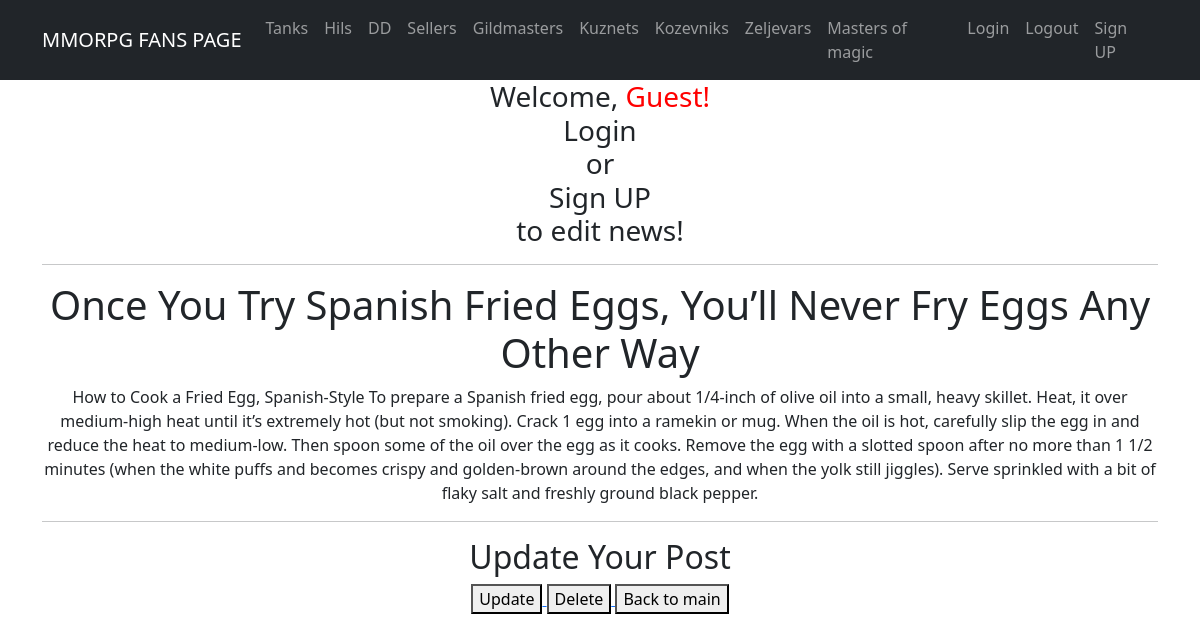
The app's page /posts/7/, older data.
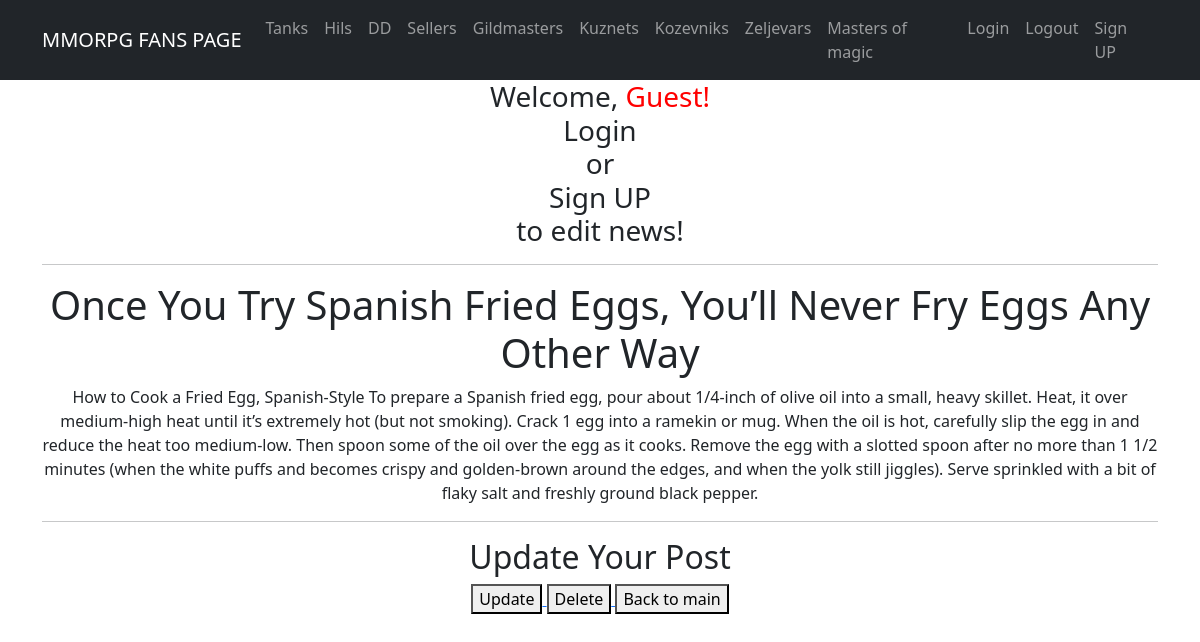
The same page, newer data.
### app/models.py (models this page shows, shortened)
class Post(models.Model):
    name = models.CharField(max_length=150, unique=True)
    description = models.TextField()
    published_date = models.DateTimeField(default=timezone.now)
    author = models.ForeignKey(User, on_delete=models.CASCADE, related_name='posts')
    categories = models.ManyToManyField(Category, related_name='posts')

### app/views.py (the view)
# urls.py: path('posts/<int:pk>/', PostDetail.as_view(), name='post_detail'),
class PostDetail(DetailView):
    model = Post
    template_name = 'post_detail.html'
    context_object_name = 'post_detail'

### templates/post_detail.html (shortened to what this page needs)
{% extends 'flatpages/default.html' %}
{% block content %}
<h1>{{ post_detail.name }}</h1>
<p>{{ post_detail.description }}</p>
<hr>
<h2>Update Your Post</h2>
<a href="{% url 'post_update' pk=post_detail.pk %}">
    <button type="button">Update</button>
</a>
<a href="{% url 'post_delete' pk=post_detail.pk %}">
    <button type="button">Delete</button>
</a>
<a href="{% url 'post_list' %}">
    <button type="button">Back to main</button>
</a>
{% endblock content %}

### templates/flatpages/default.html (shortened to what this page needs)
<!DOCTYPE html>
<html lang="en">
    <head>
        {% load static %}
        <link href="{% static 'css/styles.css' %}" rel="stylesheet" />
    </head>
    <body>
        <nav class="navbar navbar-expand-lg navbar-dark bg-dark static-top">
            <div class="container">
                <a class="navbar-brand" href="{% url 'post_list' %}">MMORPG FANS PAGE</a>
                <div class="collapse navbar-collapse" id="navbarResponsive">
                    <ul class="navbar-nav ml-auto">
                        <li class="nav-item"><a class="nav-link" href="{% url 'posts_by_category' category_name='Tanks' %}">Tanks</a></li>
                        <li class="nav-item"><a class="nav-link" href="{% url 'posts_by_category' category_name='Hils' %}">Hils</a></li>
                        <li class="nav-item"><a class="nav-link" href="{% url 'posts_by_category' category_name='DD' %}">DD</a></li>
                        <li class="nav-item"><a class="nav-link" href="{% url 'posts_by_category' category_name='Sellers' %}"#>Sellers</a></li>
                        <li class="nav-item"><a class="nav-link" href="{% url 'posts_by_category' category_name='Gildmasters' %}">Gildmasters</a></li>
                        <li class="nav-item"><a class="nav-link" href="{% url 'posts_by_category' category_name='Kuznets' %}">Kuznets</a></li>
                        <li class="nav-item"><a class="nav-link" href="{% url 'posts_by_category' category_name='Kozevniks' %}">Kozevniks</a></li>
                        <li class="nav-item"><a class="nav-link" href="{% url 'posts_by_category' category_name='Zeljevars' %}">Zeljevars</a></li>
                        <li class="nav-item"><a class="nav-link" href="{% url 'posts_by_category' category_name='Masters of magic' %}">Masters of magic</a></li>
                        <li class="nav-item"><a class="nav-link" href="{% url 'account_login' %}">Login</a></li>
                        <li class="nav-item"><a class="nav-link" href="{% url 'account_logout' %}">Logout</a></li>
                        <li class="nav-item"><a class="nav-link" href="{% url 'account_signup' %}">Sign UP</a></li>
                    </ul>
                </div>
            </div>
        </nav>
        <div class="container">
            <div class="row">
                <div class="col-lg-12 text-center">
                    <h3>Welcome, {% if user.is_authenticated %}<span style="color: green;">{{ user.username }}</span>! Now you can add own posts!
                        {% else %}
                            <span style="color: red;">Guest!</span><a class="nav-link" href="{% url 'account_login' %}">Login</a> or <a class="nav-link" href="{% url 'account_signup' %}">Sign UP</a> to edit news!
                        {% endif %}
                    </h3>
                    <hr>
                   {% block content %}{% endblock content %}
                </div>
            </div>
        </div>
    </body>
</html>

Row changes from the older to the newer data that the page shows:
changed Post "Once You Try Spanish Fried Eggs, You’ll Never Fry Eggs Any Other Way": description "…and reduce the heat to medium-low. Then spoon some…" → "…and reduce the heat too medium-low. Then spoon some…"
